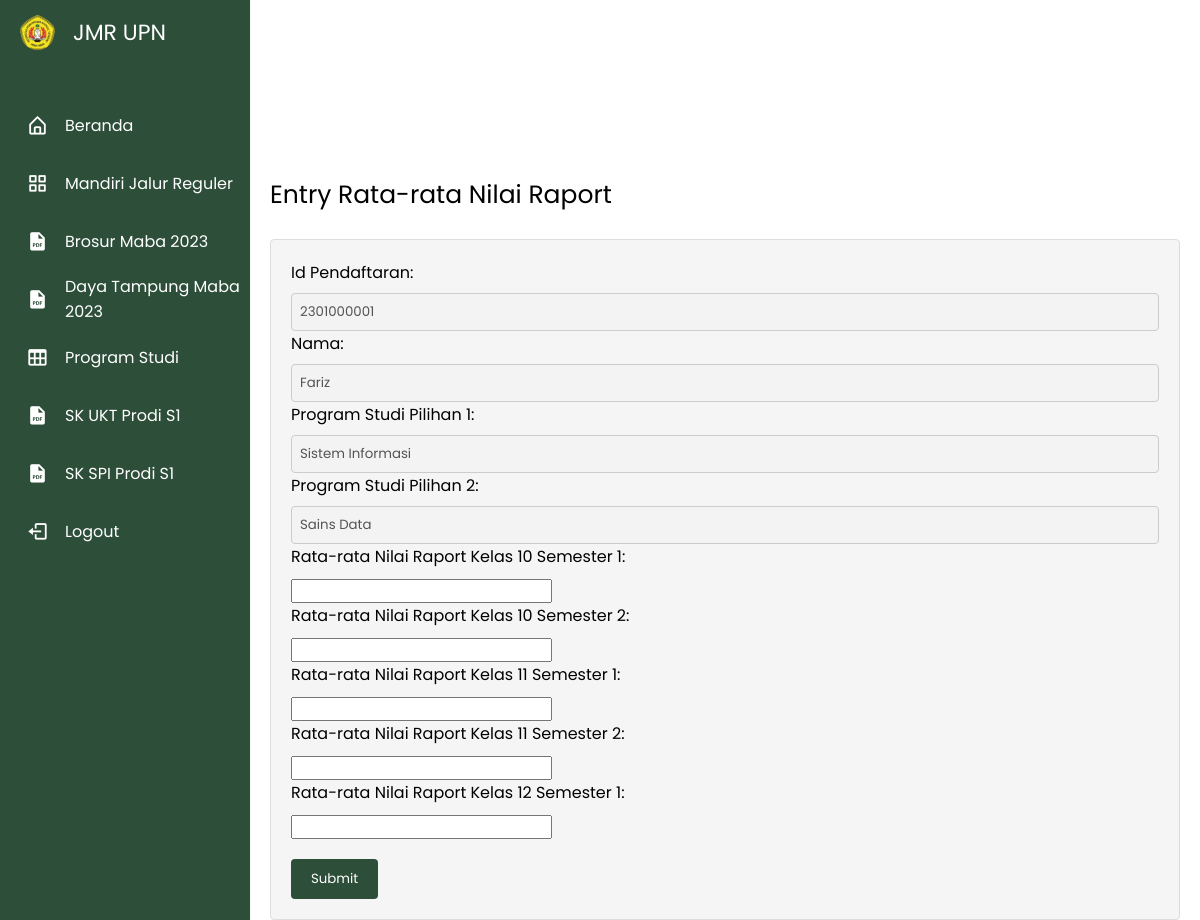
Screenshot of /jmr_raport.php (signed in) with the database file from the repository.
### tables this page shows
CREATE TABLE `users` (
  `user_id` int(11) NOT NULL,
  `id_pendaftaran` varchar(11) NOT NULL,
  `nama` varchar(50) NOT NULL,
  `password` varchar(255) NOT NULL,
  `nomor_telepon` varchar(20) NOT NULL,
  `email` varchar(50) NOT NULL
);

CREATE TABLE `jurusan` (
  `jurusan_id` int(11) NOT NULL,
  `fakultas` varchar(255) NOT NULL,
  `prodi` varchar(255) NOT NULL
);

### jmr_raport.php (the view, shortened to what this page needs)
<?php
require_once 'koneksi.php';
$id_pendaftaran = $_SESSION['username'];
$sql_pengguna = "SELECT users.nama, j1.prodi AS program_studi1, j2.prodi AS program_studi2
                 FROM users
                 INNER JOIN jmr_programstudi ON users.id_pendaftaran = jmr_programstudi.id_pendaftaran
                 INNER JOIN jurusan j1 ON jmr_programstudi.program_studi1 = j1.jurusan_id
                 INNER JOIN jurusan j2 ON jmr_programstudi.program_studi2 = j2.jurusan_id
                 WHERE users.id_pendaftaran = '$id_pendaftaran'";
$result_pengguna = mysqli_query($conn, $sql_pengguna);
$row_pengguna = mysqli_fetch_assoc($result_pengguna);
$nama = $row_pengguna['nama'];
$prodi1 = $row_pengguna['program_studi1'];
$prodi2 = $row_pengguna['program_studi2'];
?>
<!DOCTYPE html>
<html lang="en">
<head>
    <link rel="stylesheet" href="style.css" />
    <link flex href="https://unpkg.com/boxicons@2.1.4/css/boxicons.min.css" rel="stylesheet" />
</head>
<body>
    <nav class="sidebar">
        <div class="logo_items flex">
            <span class="nav_image">
                <img src="Assets/Foto/logo_upn.png" alt="logo_img" />
            </span>
            <span class="logo_name">JMR UPN</span>
        </div>
        <div class="menu_container">
            <div class="menu_items">
                <ul class="menu_item">
                    <li class="item">
                        <a href="user.php" class="link flex">
                            <i class="bx bx-home-alt"></i>
                            <span>Beranda</span>
                        </a>
                    </li>
                    <li class="item">
                        <a href="jmr.php" class="link flex">
                            <i class="bx bx-grid-alt"></i>
                            <span>Mandiri Jalur Reguler</span>
                        </a>
                    </li>
                    <li class="item">
                        <a href="brosur maba 2023.pdf" class="link flex">
                            <i class="bx bxs-file-pdf"></i>
                            <span>Brosur Maba 2023</span>
                        </a>
                    </li>
                    <li class="item">
                        <a href="Salinan_Kep_Rektor_Daya_Tampung_Awal_Mahasiswa_Baru_Program_Sarjana_UPNV_Jawa_Timur_Tahun_2023.pdf"
                            class="link flex">
                            <i class="bx bxs-file-pdf"></i>
                            <span>Daya Tampung Maba <br>2023</span>
                        </a>
                    </li>
                    <li class="item">
                        <a href="programstudi.php" class="link flex">
                            <i class="bx bx-table"></i>
                            <span>Program Studi</span>
                        </a>
                    </li>
                    <li class="item">
                        <a href="Daftar_UKT_Prodi_S1.pdf" class="link flex">
                            <i class="bx bxs-file-pdf"></i>
                            <span>SK UKT Prodi S1</span>
                        </a>
                    </li>
                    <li class="item">
                        <a href="Daftar_SPI_Prodi_S1.pdf" class="link flex">
                            <i class="bx bxs-file-pdf"></i>
                            <span>SK SPI Prodi S1</span>
                        </a>
                    </li>
                    <li class="item">
                        <a href="logout.php" class="link flex">
                            <i class="bx bx-log-out"></i>
                            <span>Logout</span>
                        </a>
                    </li>
                </ul>
            </div>
        </div>
    </nav>
    <div class="content">
        <p class="judul">Entry Rata-rata Nilai Raport</p>
        <form method="post" action="" onsubmit="return confirmSubmit()">
            <label for="id_pendaftaran">Id Pendaftaran:</label>
            <input type="text" name="id_pendaftaran" value="<?php echo $id_pendaftaran; ?>" disabled>
            <br>
            <label for="nama">Nama:</label>
            <input type="text" name="nama" value="<?php echo $nama; ?>" disabled>
            <br>
            <label for="program_studi1">Program Studi Pilihan 1:</label>
            <input type="text" name="program_studi1" value="<?php echo $prodi1; ?>" disabled>
            <br>
            <label for="program_studi2">Program Studi Pilihan 2:</label>
            <input type="text" name="program_studi2" value="<?php echo $prodi2; ?>" disabled>
            <br>
            <label for="kelas_10_smt1">Rata-rata Nilai Raport Kelas 10 Semester 1:</label>
            <input type="number" name="kelas_10_smt1" step="0.01" required>
            <br>
            <label for="kelas_10_smt2">Rata-rata Nilai Raport Kelas 10 Semester 2:</label>
            <input type="number" name="kelas_10_smt2" step="0.01" required>
            <br>
            <label for="kelas_11_smt1">Rata-rata Nilai Raport Kelas 11 Semester 1:</label>
            <input type="number" name="kelas_11_smt1" step="0.01" required>
            <br>
            <label for="kelas_11_smt2">Rata-rata Nilai Raport Kelas 11 Semester 2:</label>
            <input type="number" name="kelas_11_smt2" step="0.01" required>
            <br>
            <label for="kelas_12_smt1">Rata-rata Nilai Raport Kelas 12 Semester 1:</label>
            <input type="number" name="kelas_12_smt1" step="0.01" required>
            <br>
            <input type="submit" value="Submit">
        </form>
    </div>
</body>
</html>

### style.css (style rules this page uses)
* { margin: 0; padding: 0; box-sizing: border-box; font-family: "Poppins"; }
body { width: 100%; min-height: 100vh; background-position: center; background-size: cover; display: flex; justify-content: center; align-items: center; background: #fff; }
.flex { display: flex; align-items: center; }
.nav_image { display: flex; min-width: 55px; justify-content: center; }
.nav_image img { height: 35px; width: 35px; border-radius: 50%; object-fit: cover; }
.sidebar { position: fixed; top: 0; left: 0; height: 100%; width: 250px; background: #fff; padding: 15px 10px; box-shadow: 0 0 2px rgba(0, 0, 0, 0.1); transition: all 0.4s ease; background: #2D4E38; }
.logo_items { gap: 8px; }
.logo_name { font-size: 22px; color: #fff; font-weight: 500px; transition: all 0.3s ease; }
.menu_container { display: flex; flex-direction: column; justify-content: space-between; margin-top: 50px; overflow-y: auto; height: calc(100% - 82px); }
.item { list-style: none; }
.link { text-decoration: none; border-radius: 8px; margin-bottom: 8px; color: #fff; }
.link span { white-space: nowrap; }
.link i { height: 50px; min-width: 55px; display: flex; font-size: 22px; align-items: center; justify-content: center; border-radius: 4px; }
div.content { padding: 1px 20px; height: 500px; width: 100%; background: #fff; margin: 50px 0 50px 250px; }
.judul { font-size: 25px; margin-bottom: 25px; padding-top: 25px; }
form { margin: 0 auto; padding: 20px; background-color: #f5f5f5; border: 1px solid #ddd; border-radius: 4px; }
label { display: block; margin-bottom: 8px; }
input[type="text"], select { width: 100%; padding: 8px; border: 1px solid #ccc; border-radius: 4px; box-sizing: border-box; }
input[type="submit"] { background-color: #2D4E38; color: white; padding: 10px 20px; border: none; border-radius: 4px; cursor: pointer; margin-top: 20px; }

### rows the page displays
users: nama "Fariz", program_studi1 "Sistem Informasi", program_studi2 "Sains Data"
